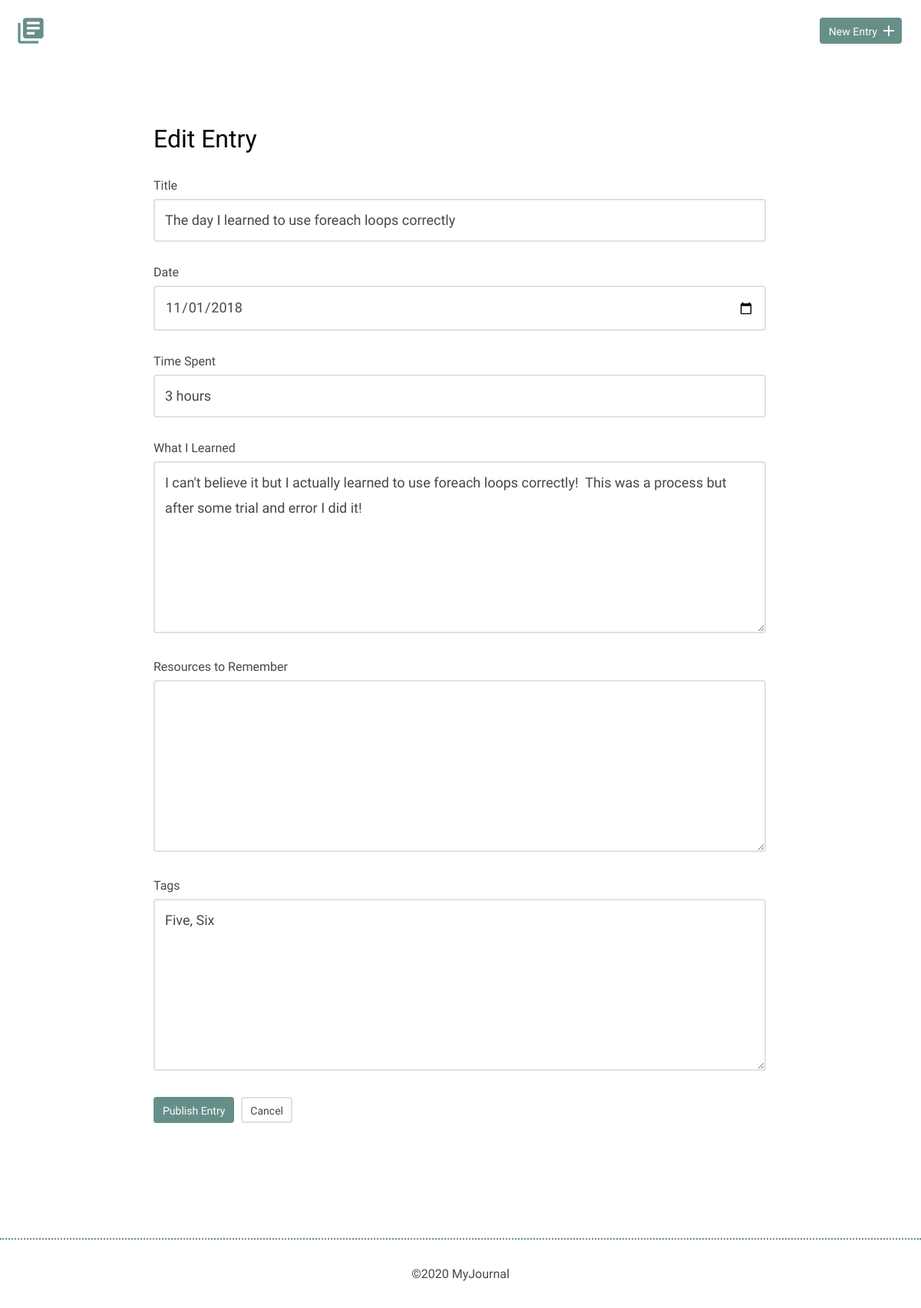
The page /edit.php?id=3 on the database its author committed.
### tables this page shows
CREATE TABLE "entries" (
	"id"	INTEGER,
	"title"	TEXT,
	"date"	TEXT,
	"time_spent"	TEXT,
	"learned"	BLOB,
	"resources"	BLOB,
	"tags"	TEXT,
	PRIMARY KEY("id")
);

### inc/functions.php (called while the page is built, shortened)
<?php
  function get_individual_entry($id) {
    include 'connection.php';
    try {
      $results = $db->prepare("SELECT id, title, date, time_spent, learned, resources, tags FROM entries WHERE id = ?");
      $results -> bindValue(1, $id, PDO::PARAM_INT);
      $results -> execute();
    } catch (Exception $e) {
      echo "Error!: " . $e->getMessage() . "<br />";
      return false;
    }
    return $results->fetch();
  }

### edit.php (the view, shortened to what this page needs)
<?php
  require('inc/header.php');
  require('inc/functions.php');
  $id = filter_input(INPUT_GET, 'id', FILTER_SANITIZE_NUMBER_INT);
  $check_array = check_if_id_exist($id);
  if ($check_array[0] == 0) {
    $error_message = 'Error! There is no entry with the given id.';
  } else {
    $entry = get_individual_entry($id);
  }
?>
  <section>
      <div class="container">
          <div class="edit-entry">
              <h2>Edit Entry</h2>
              <form method="post" action="edit.php">
                  <label for="title"> Title</label>
                  <input id="title" type="text" name="title" value="<?= $entry['title']; ?>"><br>
                  <label for="date">Date</label>
                  <input id="date" type="date" name="date" value="<?= $entry['date']; ?>"><br>
                  <label for="time-spent"> Time Spent</label>
                  <input id="time-spent" type="text" name="timeSpent" value="<?= $entry['time_spent']; ?>"><br>
                  <label for="what-i-learned">What I Learned</label>
                  <textarea id="what-i-learned" rows="5" name="whatILearned"><?= $entry['learned'] ?></textarea>
                  <label for="resources-to-remember">Resources to Remember</label>
                  <textarea id="resources-to-remember" rows="5" name="ResourcesToRemember"><?= $entry['resources'] ?></textarea>
                  <label for="tags">Tags</label>
                  <textarea id="tags" rows="5" name="tags"><?= $entry['tags'] ?></textarea>
                  <input type="submit" value="Publish Entry" class="button">
                  <a href="#" class="button button-secondary">Cancel</a>
              </form>
          </div>
      </div>
  </section>
<?php
  require('inc/footer.php');
?>

### css/site.css (style rules this page uses)
body { font-size: 16px; color: #404a49; font-family: 'Cousine', serif; font-weight: 400; }
.container { margin: 0 auto; padding: 0 25px; }
.button { padding: 8px 10px 6px 10px; background: #678f89; border: 2px solid #678f89; border-radius: 4px; text-decoration: none; color: #FFF; position: relative; text-align: center; font-size: 14px; }
.button.button-secondary { background: #FFF; border: 2px solid #e1e1e1; color: #404a49; }
h1, h2, h3 { margin: 0; font-weight: 400; line-height: 1em; color: #000; }
h2 { font-size: 32px; }
.entry-list, .edit-entry, .new-entry { max-width: 800px; margin: 0 auto; padding: 70px 0 150px 0; }
.edit-entry h2, .new-entry h2 { margin-bottom: 35px; }
form label { display: block; margin-bottom: 8px; }
form input[type=text], form input[type=password], form input[type=date], form textarea { border: 2px solid #e1e1e1; font-size: 18px; line-height: 1.8em; padding:10px 13px; margin-bottom: 30px; border-radius: 4px; width: calc(100% - 32px); }
.edit-entry form textarea, .new-entry form textarea { min-height: 200px; }
input[type=submit] { margin-right: 5px; }

### rows shown on the page
entries: title "The day I learned to use foreach loops correctly", date "11/01/2018", timeSpent "3 hours", whatILearned "I can't believe it but I actually learned to use foreach loops correctly! This was a process but after some trial and error I did it!", tags "Five, Six"
